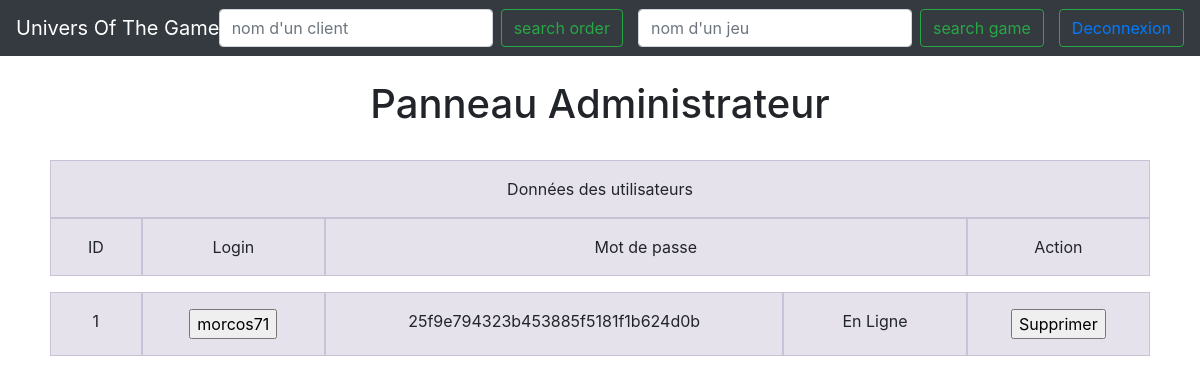
The page /panneau (signed in) on the database as committed earlier.
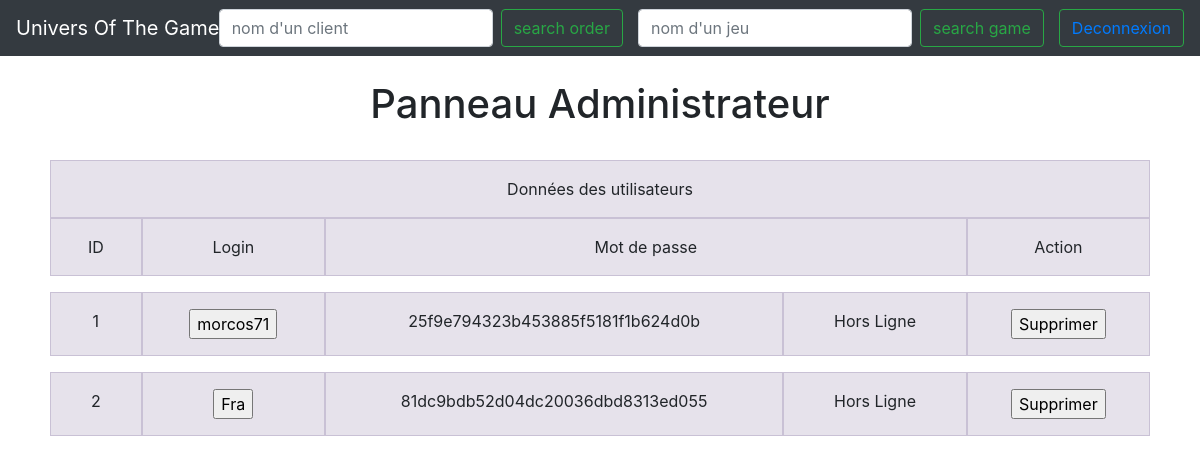
The same page on the database as committed later.
### tables this page shows
CREATE TABLE IF NOT EXISTS `clients` (
  `id_client` INT(11) NOT NULL AUTO_INCREMENT,
  `login` VARCHAR(50) NOT NULL,
  `passw` VARCHAR(255) NOT NULL,
  `mail` VARCHAR(255) NOT NULL,
  `adress` VARCHAR(255) NOT NULL,
  `datenaiss` DATETIME NOT NULL,
  `Statut` INT(11) NOT NULL,
  PRIMARY KEY (`id_client`),
  UNIQUE KEY `login` (`login`),
  UNIQUE KEY `mail` (`mail`)
);

### controllers/panneau.php (called while the page is built, shortened)
<?php
require("models/requetes.php");
include("views/panneau.php");
include("views/affuser.php");
?>

### models/requetes.php (called while the page is built, shortened)
<?php
function allUserInfo(){
	$bdd = db_connect();
	$req = $bdd->query("SELECT * FROM clients");
	return $req;
}
?>

### views/affuser.php (the view, shortened to what this page needs)
<?php
	if(isset($_SESSION['login_admin']) && !empty($_SESSION['login_admin'])){
	   $requser = allUserInfo();
     while($donnees=$requser->fetch()){
       ?>
  <div class="container">
    <div class="row">
          <div class="col-md-1"><div align="center"><?=$donnees['id_client'] ?></div></div>
          <div class="col-md-2">
						<div align="center">
							<form action="helpadmin" method="post">
								<input type="submit" value=<?=$donnees['login']?>>
							</form>
						</div>
					</div>
					<div class="col-md-5"><div align="center"><?=$donnees['passw'] ?></div></div>
					<?php if($donnees['Statut']==1){?>
          <div class="col-md-2"><div align="center">En Ligne</div></div>
					<?php } else{ ?>
					<div class="col-md-2"><div align="center">Hors Ligne</div></div>
					<?php } ?>
          <div class="col-md-2"><div align="center">
            <form action="deluser" method="get">
                <input value="Supprimer" type="submit"/>
             </form>
          </div></div>
      </div>
    </div>
<?php
		}
	}
	else{
		header("location: connexion");
	}
?>

### index.php
<?php
$uri = parse_url($_SERVER['REQUEST_URI'], PHP_URL_PATH);
$segments = array_filter(explode('/', $uri));
if (count($segments) == 0 or $segments[1] === 'index')
{
    $file = 'accueil';
}
else
{
    $file = $segments[1];
}
$controller = 'controllers/'.$file.'.php';
if (count($segments) <= 1 and file_exists($controller)) {
    include $controller;
}
else {
    include 'controllers/404.php';
}
?>

### views/panneau.php (shortened to what this page needs)
<!DOCTYPE html>
<html>
	<head>
		<link rel="stylesheet" href="https://maxcdn.bootstrapcdn.com/bootstrap/4.0.0/css/bootstrap.min.css">
		<link rel="stylesheet" href="../css/style2.css">
	</head>
	<body>
    <?php require("includes/menuadmin.php") ?>
		<br/>
		<h1 align="center"> Panneau Administrateur </h1>
		<br/>
		<div class="container">
			<div class="row">
						<div class="col-md-12"><div align="center">Données des utilisateurs</div></div>
						<br>
						<div class="col-md-1"><div align="center">ID</div></div>
        		<div class="col-md-2"><div align="center">Login</div></div>
        		<div class="col-md-7"><div align="center">Mot de passe</div></div>
						<div class="col-md-2"><div align="center">Action</div></div>
			</div>
		</div>
</html>

### views/includes/menuadmin.php (shortened to what this page needs)
<nav class="navbar navbar-expand-lg navbar-dark bg-dark">
  <a class="navbar-brand" href="accueil">Univers Of The Game</a>
  <div class="collapse navbar-collapse" id="navbarSupportedContent">
    <form method="POST" class="form-inline mt-2 mt-md-0" action="commandeallclient">
      <input style="position:relative;right:30px;" class="form-control mr-sm-2" type="text" name="login" placeholder="nom d'un client">
      <input style="position:relative;right:30px;" class="btn btn-outline-success my-2 my-sm-0" type="submit" value="search order">
    </form>
  <form method="POST" action="Search" class="form-inline mt-2 mt-md-0">
      <input style="position:relative;right:15px;" class="form-control mr-sm-2" type="text" name="search" placeholder="nom d'un jeu" aria-label="Search">
      <input style="position:relative;right:15px;" class="btn btn-outline-success my-2 my-sm-0" value="search game" type="submit">
  </form>
    <form class="form-inline my-2 my-lg-0">
    	<button class="btn btn-outline-success my-2 my-sm-0" type="submit"><a href="logOut">Deconnexion</a></button>
    </form>
  </div>
</nav>

### css/style2.css (style rules this page uses)
.container { width: auto; max-width: 1100px; padding: 0 15px; }
.row { margin-bottom: 1rem; }
[class*="col-"] { padding-top: 1rem; padding-bottom: 1rem; background-color: rgba(86, 61, 124, .15); border: 1px solid rgba(86, 61, 124, .2); }

Rows that differ between the two databases and show on the page:
changed clients "morcos71": Statut "En Ligne" → "Hors Ligne"
added clients: id_client "2", login "Fra", passw "81dc9bdb52d04dc20036dbd8313ed055", Statut "Hors Ligne"
